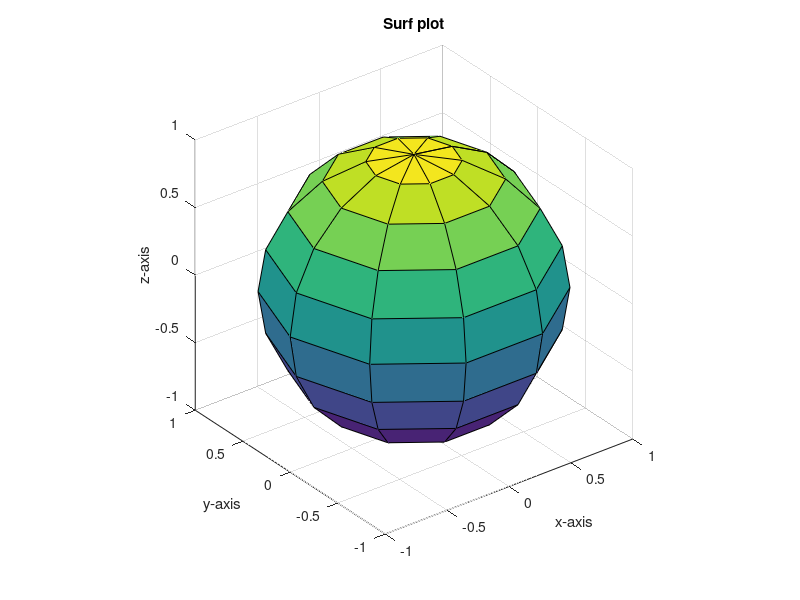

Source code (MATLAB):
n = 10;
[x,y,z] = sphere(n);
surf(x,y,z)
title('Surf plot');
axis('equal')
xlabel('x-axis')
ylabel('y-axis')
zlabel('z-axis')
